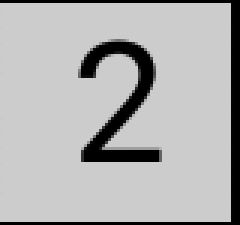
#> input picture Imagenes/prueba11.png, 80 x 75 px, given as the content of the folder ./Imagenes/Train/Y1, which was not available (shown 3 times larger)
$ python Main.py   (older library calls are emulated)
#> lines starting #> are read from the running program, lines starting #| are printed output that depends on the picture; after the words box and inside, x2 and y2 are one past the last pixel; in counts of white or black regions, pixels touching at a corner belong together; pictures that were not available may be replaced by others from this repository, and a replacement may not be noted
import numpy as np
from matplotlib import pyplot as plt
import matplotlib.patches as mpatches
plt.rcParams['image.cmap'] = 'gray'
from mpl_toolkits.mplot3d import Axes3D
from skimage import io, color, img_as_float, filters
from skimage.feature import hog
import cv2
import mahotas

def extraccion(image):

    ##PRE PROCESAMIENTO
    aux = cv2.cvtColor(image, cv2.COLOR_BGR2GRAY) #Convertir a escala de grises

    ##FILTRACION
    aux = cv2.GaussianBlur(aux, (3, 3), 0)   #Aplicar filtro gaussiano
    #aux = filters.sobel(aux)                 #Aplicar filtro Sobel o Laplaciano

    ##SEGMENTACION
    ret, th = cv2.threshold(aux, 0, 255, cv2.THRESH_BINARY+cv2.THRESH_OTSU)
    aux= th

    ##EXTRACCION DE RASGOS
    hu = cv2.HuMoments(cv2.moments(aux)).flatten()

    ##ANALISIS DE LAS CARACTERISTICAS
    #PARA MOMENTOS DE HU
    return aux, [hu[0], hu[1]]

#Analisis de la base de datos (YTrain)
##Entrenamiento de la base de datos
uno = io.ImageCollection('./Imagenes/Train/Y1/*.png:./Imagenes/Train/Y1/*.jpg')
#> uno = 1 item
dos = io.ImageCollection('./Imagenes/Train/Y2/*.png:./Imagenes/Train/Y2/*.jpg')
#> dos = 1 item
tres = io.ImageCollection('./Imagenes/Train/Y3/*.png:./Imagenes/Train/Y3/*.jpg')
#> tres = 1 item
cuatro = io.ImageCollection('./Imagenes/Train/Y4/*.png:./Imagenes/Train/Y4/*.jpg')
#> cuatro = 1 item
cinco = io.ImageCollection('./Imagenes/Train/Y5/*.png:./Imagenes/Train/Y5/*.jpg')
#> cinco = 1 item
seis = io.ImageCollection('./Imagenes/Train/Y6/*.png:./Imagenes/Train/Y6/*.jpg')
#> seis = 1 item
siete = io.ImageCollection('./Imagenes/Train/Y7/*.png:./Imagenes/Train/Y7/*.jpg')
#> siete = 1 item
ocho = io.ImageCollection('./Imagenes/Train/Y8/*.png:./Imagenes/Train/Y8/*.jpg')
#> ocho = 1 item
nueve = io.ImageCollection('./Imagenes/Train/Y9/*.png:./Imagenes/Train/Y9/*.jpg')
#> nueve = 1 item

#Elemento de sudoku
class Elemento:
    def __init__(self):
        self.pieza = None
        self.image = None
        self.caracteristica = []
        self.distancia = 0

#Analisis de datos
datos = []
i = 0

# Analisis del numero uno
iter = 0
for objeto in uno:
    datos.append(Elemento())
    datos[i].pieza = '1'
    datos[i].image, datos[i].caracteristica = extraccion(objeto)
    i += 1
    iter += 1
#> this loop made 1 pass
#> (ret in extraccion, i, iter) on pass 1: (120, 1, 1)
#> pass 1, in extraccion, `aux = cv2.GaussianBlur(aux, (3, 3), 0)`:
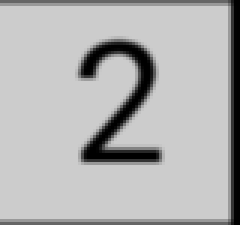
#> aux: shape (75, 80) (shown 3 times larger); min 0, max 204, mean 178.6
#> pass 1, in extraccion, `ret, th = cv2.threshold(aux, 0, 255, cv2.THRESH_BINARY+cv2.THRESH_OTSU)`:
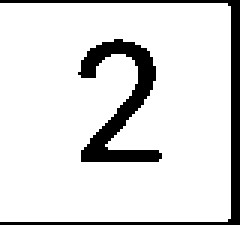
#> th: shape (75, 80) (shown 3 times larger); 86.5% white; 2 black regions, box (x1, y1, x2, y2) and area: (26, 13, 54, 54) 429, (0, 0, 80, 75) 381
#> after the loop, datos = 1 item; i = 1; iter = 1
print("Uno OK")

# Analisis del numero dos
iter = 0
for objeto in dos:
    datos.append(Elemento())
    datos[i].pieza = '2'
    datos[i].image, datos[i].caracteristica = extraccion(objeto)
    i += 1
    iter += 1
#> this loop made 1 pass
#> (ret in extraccion, i, iter) on pass 1: (120, 2, 1)
#> after the loop, datos = 2 items; i = 2; iter = 1
print("Dos OK")

# Analisis del numero tres
iter = 0
for objeto in tres:
    datos.append(Elemento())
    datos[i].pieza = '3'
    datos[i].image, datos[i].caracteristica = extraccion(objeto)
    i += 1
    iter += 1
#> this loop made 1 pass
#> (ret in extraccion, i, iter) on pass 1: (120, 3, 1)
#> after the loop, datos = 3 items; i = 3; iter = 1
print("Tres OK")

# Analisis del numero cuatro
iter = 0
for objeto in cuatro:
    datos.append(Elemento())
    datos[i].pieza = '4'
    datos[i].image, datos[i].caracteristica = extraccion(objeto)
    i += 1
    iter += 1
#> this loop made 1 pass
#> (ret in extraccion, i, iter) on pass 1: (120, 4, 1)
#> after the loop, datos = 4 items; i = 4; iter = 1
print("Cuatro OK")

# Analisis del numero cinco
iter = 0
for objeto in cinco:
    datos.append(Elemento())
    datos[i].pieza = '5'
    datos[i].image, datos[i].caracteristica = extraccion(objeto)
    i += 1
    iter += 1
#> this loop made 1 pass
#> (ret in extraccion, i, iter) on pass 1: (120, 5, 1)
#> after the loop, datos = 5 items; i = 5; iter = 1
print("Cinco OK")

# Analisis del numero seis
iter = 0
for objeto in seis:
    datos.append(Elemento())
    datos[i].pieza = '6'
    datos[i].image, datos[i].caracteristica = extraccion(objeto)
    i += 1
    iter += 1
#> this loop made 1 pass
#> (ret in extraccion, i, iter) on pass 1: (120, 6, 1)
#> after the loop, datos = 6 items; i = 6; iter = 1
print("Seis OK")

# Analisis del numero siete
iter = 0
for objeto in siete:
    datos.append(Elemento())
    datos[i].pieza = '7'
    datos[i].image, datos[i].caracteristica = extraccion(objeto)
    i += 1
    iter += 1
#> this loop made 1 pass
#> (ret in extraccion, i, iter) on pass 1: (120, 7, 1)
#> after the loop, datos = 7 items; i = 7; iter = 1
print("Siete OK")

# Analisis del numero ocho
iter = 0
for objeto in ocho:
    datos.append(Elemento())
    datos[i].pieza = '8'
    datos[i].image, datos[i].caracteristica = extraccion(objeto)
    i += 1
    iter += 1
#> this loop made 1 pass
#> (ret in extraccion, i, iter) on pass 1: (120, 8, 1)
#> after the loop, datos = 8 items; i = 8; iter = 1
print("Ocho OK")

# Analisis del numero nueve
iter = 0
for objeto in nueve:
    datos.append(Elemento())
    datos[i].pieza = '9'
    datos[i].image, datos[i].caracteristica = extraccion(objeto)
    i += 1
    iter += 1
#> this loop made 1 pass
#> (ret in extraccion, i, iter) on pass 1: (120, 9, 1)
#> after the loop, datos = 9 items; i = 9; iter = 1
print("Nueve OK")

print("Analisis completo de la base de datos de Train")
#print("Cantidad de imagenes analizadas: ")
#print(len(datos))

#KNN
print("\nInicializacion KNN")

# Elemento a evaluar
#Recordar aplicar Transformacion.py cuando se quiera evaluar una nueva imagen.
test = Elemento()

for numero in range(81):

    nombre = './Imagenes/prueba'+str(numero)+'.png'
    image = io.imread(nombre)
#> image is the input picture: shape (75, 80, 3); min 0, max 204, mean 177.3

    ##CONTADOR DE OBJETOS DENTRO DE LA IMAGEN CON ALGORITMO CANNY
    bordes = cv2.Canny(image, 10, 140)                                                #Estos valores de umbrales se obtuvieron de prueba y error
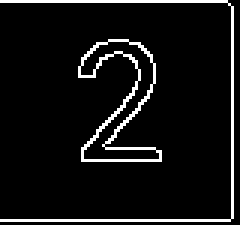
#> bordes: shape (75, 80) (shown 3 times larger); 7.2% white in thin lines or dots
    ctns, _ = cv2.findContours(bordes, cv2.RETR_EXTERNAL,cv2.CHAIN_APPROX_SIMPLE)     #Para OpenCV4
#> ctns = 2 contours, 1 with area under 20; largest, box (x1, y1, x2, y2) and area: (26, 13, 54, 54) 417
    contornos = len(ctns)
#> contornos = 2

    if (contornos != 0): #Osea que es distinto a una casilla vacia -> en las casillas vacias el algoritmo marca cero porque no encuenta nada

        test.image, test.caracteristica = extraccion(image)
#> test.caracteristica = [0.000751, 2.53e-09]
        test.pieza = '1' # label inicial

        i = 0
        sum = 0
        for ft in datos[0].caracteristica:
            sum = sum + np.power(np.abs(test.caracteristica[i] - ft), 2)
            i += 1
#> this loop made 2 passes
#> (ft, sum, i) on passes 1 to 2: (0.000751, 0, 1), (2.53e-09, 0, 2)
#> after the loop, i = 2; sum = 0
        d = np.sqrt(sum)
#> d = 0

        for element in datos:
            sum = 0
            i = 0
            for ft in (element.caracteristica):
                sum = sum + np.power(np.abs((test.caracteristica[i]) - ft), 2)
                i += 1

            element.distancia = np.sqrt(sum)

            if (sum < d):
                d = sum
                test.pieza = element.pieza
#> this loop made 9 passes
#> after the loop, d = 0; test.pieza = '1'

    else:
        test.pieza = '.'

    #print("Prediccion para KNN con K=1: ")
    #print(test.pieza)
    if (numero == 0): vector =  str(test.pieza)
#> vector = '1'
    else: vector = vector + str(test.pieza)
#> pass 2 of the loop `for numero in range(81):`:
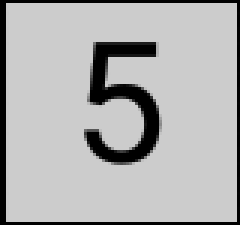
#> input picture Imagenes/prueba12.png, 80 x 75 px, given in place of prueba1.png, which was not available (shown 3 times larger)
#> image is the input picture: shape (75, 80, 3); min 0, max 204, mean 176
#> `bordes = cv2.Canny(image, 10, 140)`:
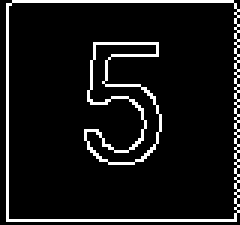
#> bordes: shape (75, 80) (shown 3 times larger); 8.3% white in thin lines or dots
#> ctns = 1 contour; box (x1, y1, x2, y2) and area: (2, 0, 80, 74) 5574
#> contornos = 1
#> in extraccion (call 11), `ret, th = cv2.threshold(aux, 0, 255, cv2.THRESH_BINARY+cv2.THRESH_OTSU)`:
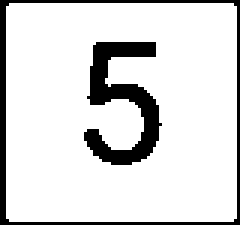
#> th: shape (75, 80) (shown 3 times larger); 85.6% white; 2 black regions, box (x1, y1, x2, y2) and area: (28, 14, 54, 55) 481, (0, 0, 80, 75) 383
#> ret = 124
#> hu = [0.000766, 2.58e-09, 1.76e-14, 9.79e-14, -3.64e-27, -4.77e-18, 1.82e-27]
#> test.caracteristica = [0.000766, 2.58e-09]
#> the loop `for ft in datos[0].caracteristica:` made 2 passes
#> (ft, sum, i) on passes 1 to 2: (0.000751, 2.26e-10, 1), (2.53e-09, 2.26e-10, 2)
#> after the loop `for ft in datos[0].caracteristica:`: i = 2; sum = 2.26e-10
#> `d = np.sqrt(sum)`: d = 1.5e-05
#> the loop `for element in datos:` made 9 passes
#> (d, test.pieza) on pass 1: (2.26e-10, '1')
#> after the loop `for element in datos:`: d = 2.26e-10
#> `else: vector = vector + str(test.pieza)`: vector = '11'
#> (the run stopped early here; a loop or call above may not have finished)
